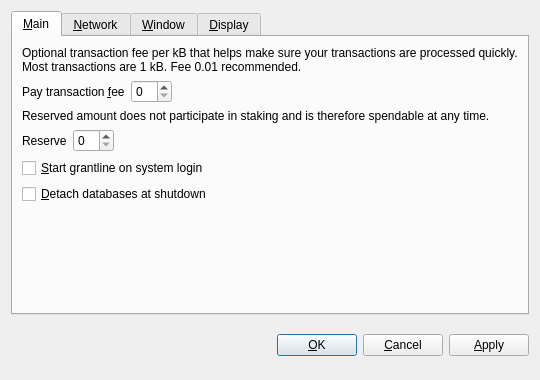
<?xml version="1.0" encoding="UTF-8"?>
<ui version="4.0">
 <class>OptionsDialog</class>
 <widget class="QDialog" name="OptionsDialog">
  <property name="geometry">
   <rect>
    <x>0</x>
    <y>0</y>
    <width>540</width>
    <height>380</height>
   </rect>
  </property>
  <property name="windowTitle">
   <string>Options</string>
  </property>
  <property name="modal">
   <bool>true</bool>
  </property>
  <layout class="QVBoxLayout" name="verticalLayout">
   <item>
    <widget class="QTabWidget" name="tabWidget">
     <property name="tabPosition">
      <enum>QTabWidget::North</enum>
     </property>
     <property name="currentIndex">
      <number>0</number>
     </property>
     <widget class="QWidget" name="tabMain">
      <attribute name="title">
       <string>&amp;Main</string>
      </attribute>
      <layout class="QVBoxLayout" name="verticalLayout_Main">
       <item>
        <widget class="QLabel" name="transactionFeeInfoLabel">
         <property name="text">
          <string>Optional transaction fee per kB that helps make sure your transactions are processed quickly. Most transactions are 1 kB. Fee 0.01 recommended.</string>
         </property>
         <property name="textFormat">
          <enum>Qt::PlainText</enum>
         </property>
         <property name="wordWrap">
          <bool>true</bool>
         </property>
        </widget>
       </item>
       <item>
        <layout class="QHBoxLayout" name="horizontalLayoutFee">
         <item>
          <widget class="QLabel" name="transactionFeeLabel">
           <property name="text">
            <string>Pay transaction &amp;fee</string>
           </property>
           <property name="textFormat">
            <enum>Qt::PlainText</enum>
           </property>
           <property name="buddy">
            <cstring>transactionFee</cstring>
           </property>
          </widget>
         </item>
         <item>
          <widget class="BitcoinAmountField" name="transactionFee"/>
         </item>
         <item>
          <spacer name="horizontalSpacerFee">
           <property name="orientation">
            <enum>Qt::Horizontal</enum>
           </property>
           <property name="sizeHint" stdset="0">
            <size>
             <width>40</width>
             <height>20</height>
            </size>
           </property>
          </spacer>
         </item>
        </layout>
       </item>
       <item>
        <widget class="QLabel" name="reserveBalanceInfoLabel">
         <property name="text">
          <string>Reserved amount does not participate in staking and is therefore spendable at any time.</string>
         </property>
         <property name="textFormat">
          <enum>Qt::PlainText</enum>
         </property>
         <property name="wordWrap">
          <bool>true</bool>
         </property>
        </widget>
       </item>
       <item>
        <layout class="QHBoxLayout" name="horizontalLayoutReserveBalance">
         <item>
          <widget class="QLabel" name="reserveBalanceLabel">
           <property name="text">
            <string>Reserve</string>
           </property>
           <property name="textFormat">
            <enum>Qt::PlainText</enum>
           </property>
           <property name="buddy">
            <cstring>reserveBalance</cstring>
           </property>
          </widget>
         </item>
         <item>
          <widget class="BitcoinAmountField" name="reserveBalance"/>
         </item>
         <item>
          <spacer name="horizontalSpacerReserveBalance">
           <property name="orientation">
            <enum>Qt::Horizontal</enum>
           </property>
           <property name="sizeHint" stdset="0">
            <size>
             <width>40</width>
             <height>20</height>
            </size>
           </property>
          </spacer>
         </item>
        </layout>
       </item>
       <item>
        <widget class="QCheckBox" name="bitcoinAtStartup">
         <property name="toolTip">
          <string>Automatically start grantline after logging in to the system.</string>
         </property>
         <property name="text">
          <string>&amp;Start grantline on system login</string>
         </property>
        </widget>
       </item>
       <item>
        <widget class="QCheckBox" name="detachDatabases">
         <property name="toolTip">
          <string>Detach block and address databases at shutdown. This means they can be moved to another data directory, but it slows down shutdown. The wallet is always detached.</string>
         </property>
         <property name="text">
          <string>&amp;Detach databases at shutdown</string>
         </property>
        </widget>
       </item>
       <item>
        <spacer name="verticalSpacer_Main">
         <property name="orientation">
          <enum>Qt::Vertical</enum>
         </property>
         <property name="sizeHint" stdset="0">
          <size>
           <width>20</width>
           <height>40</height>
          </size>
         </property>
        </spacer>
       </item>
      </layout>
     </widget>
     <widget class="QWidget" name="tabNetwork">
      <attribute name="title">
       <string>&amp;Network</string>
      </attribute>
      <layout class="QVBoxLayout" name="verticalLayout_Network">
       <item>
        <widget class="QCheckBox" name="mapPortUpnp">
         <property name="toolTip">
          <string>Automatically open the grantline client port on the router. This only works when your router supports UPnP and it is enabled.</string>
         </property>
         <property name="text">
          <string>Map port using &amp;UPnP</string>
         </property>
        </widget>
       </item>
       <item>
        <widget class="QCheckBox" name="connectSocks">
         <property name="toolTip">
          <string>Connect to the grantline network through a SOCKS proxy (e.g. when connecting through Tor).</string>
         </property>
         <property name="text">
          <string>&amp;Connect through SOCKS proxy:</string>
         </property>
        </widget>
       </item>
       <item>
        <layout class="QHBoxLayout" name="horizontalLayout_Network">
         <item>
          <widget class="QLabel" name="proxyIpLabel">
           <property name="text">
            <string>Proxy &amp;IP:</string>
           </property>
           <property name="textFormat">
            <enum>Qt::PlainText</enum>
           </property>
           <property name="buddy">
            <cstring>proxyIp</cstring>
           </property>
          </widget>
         </item>
         <item>
          <widget class="QValidatedLineEdit" name="proxyIp">
           <property name="maximumSize">
            <size>
             <width>140</width>
             <height>16777215</height>
            </size>
           </property>
           <property name="toolTip">
            <string>IP address of the proxy (e.g. 127.0.0.1)</string>
           </property>
          </widget>
         </item>
         <item>
          <widget class="QLabel" name="proxyPortLabel">
           <property name="text">
            <string>&amp;Port:</string>
           </property>
           <property name="textFormat">
            <enum>Qt::PlainText</enum>
           </property>
           <property name="buddy">
            <cstring>proxyPort</cstring>
           </property>
          </widget>
         </item>
         <item>
          <widget class="QLineEdit" name="proxyPort">
           <property name="maximumSize">
            <size>
             <width>55</width>
             <height>16777215</height>
            </size>
           </property>
           <property name="toolTip">
            <string>Port of the proxy (e.g. 9050)</string>
           </property>
          </widget>
         </item>
         <item>
          <widget class="QLabel" name="socksVersionLabel">
           <property name="text">
            <string>SOCKS &amp;Version:</string>
           </property>
           <property name="textFormat">
            <enum>Qt::PlainText</enum>
           </property>
           <property name="buddy">
            <cstring>socksVersion</cstring>
           </property>
          </widget>
         </item>
         <item>
          <widget class="QValueComboBox" name="socksVersion">
           <property name="toolTip">
            <string>SOCKS version of the proxy (e.g. 5)</string>
           </property>
          </widget>
         </item>
         <item>
          <spacer name="horizontalSpacer_Network">
           <property name="orientation">
            <enum>Qt::Horizontal</enum>
           </property>
           <property name="sizeHint" stdset="0">
            <size>
             <width>40</width>
             <height>20</height>
            </size>
           </property>
          </spacer>
         </item>
        </layout>
       </item>
       <item>
        <spacer name="verticalSpacer_Network">
         <property name="orientation">
          <enum>Qt::Vertical</enum>
         </property>
         <property name="sizeHint" stdset="0">
          <size>
           <width>20</width>
           <height>40</height>
          </size>
         </property>
        </spacer>
       </item>
      </layout>
     </widget>
     <widget class="QWidget" name="tabWindow">
      <attribute name="title">
       <string>&amp;Window</string>
      </attribute>
      <layout class="QVBoxLayout" name="verticalLayout_Window">
       <item>
        <widget class="QCheckBox" name="minimizeToTray">
         <property name="toolTip">
          <string>Show only a tray icon after minimizing the window.</string>
         </property>
         <property name="text">
          <string>&amp;Minimize to the tray instead of the taskbar</string>
         </property>
        </widget>
       </item>
       <item>
        <widget class="QCheckBox" name="minimizeOnClose">
         <property name="toolTip">
          <string>Minimize instead of exit the application when the window is closed. When this option is enabled, the application will be closed only after selecting Quit in the menu.</string>
         </property>
         <property name="text">
          <string>M&amp;inimize on close</string>
         </property>
        </widget>
       </item>
       <item>
        <spacer name="verticalSpacer_Window">
         <property name="orientation">
          <enum>Qt::Vertical</enum>
         </property>
         <property name="sizeHint" stdset="0">
          <size>
           <width>20</width>
           <height>40</height>
          </size>
         </property>
        </spacer>
       </item>
      </layout>
     </widget>
     <widget class="QWidget" name="tabDisplay">
      <attribute name="title">
       <string>&amp;Display</string>
      </attribute>
      <layout class="QVBoxLayout" name="verticalLayout_Display">
       <item>
        <layout class="QHBoxLayout" name="horizontalLayout_1_Display">
         <item>
          <widget class="QLabel" name="langLabel">
           <property name="text">
            <string>User Interface &amp;language:</string>
           </property>
           <property name="textFormat">
            <enum>Qt::PlainText</enum>
           </property>
           <property name="buddy">
            <cstring>lang</cstring>
           </property>
          </widget>
         </item>
         <item>
          <widget class="QValueComboBox" name="lang">
           <property name="toolTip">
            <string>The user interface language can be set here. This setting will take effect after restarting grantline.</string>
           </property>
          </widget>
         </item>
        </layout>
       </item>
       <item>
        <layout class="QHBoxLayout" name="horizontalLayout_2_Display">
         <item>
          <widget class="QLabel" name="unitLabel">
           <property name="text">
            <string>&amp;Unit to show amounts in:</string>
           </property>
           <property name="textFormat">
            <enum>Qt::PlainText</enum>
           </property>
           <property name="buddy">
            <cstring>unit</cstring>
           </property>
          </widget>
         </item>
         <item>
          <widget class="QValueComboBox" name="unit">
           <property name="toolTip">
            <string>Choose the default subdivision unit to show in the interface and when sending coins.</string>
           </property>
          </widget>
         </item>
        </layout>
       </item>
       <item>
        <widget class="QCheckBox" name="displayAddresses">
         <property name="toolTip">
          <string>Whether to show grantline addresses in the transaction list or not.</string>
         </property>
         <property name="text">
          <string>&amp;Display addresses in transaction list</string>
         </property>
        </widget>
       </item>
       <item>
        <widget class="QCheckBox" name="coinControlFeatures">
         <property name="toolTip">
          <string>Whether to show coin control features or not.</string>
         </property>
         <property name="text">
          <string>Display coin &amp;control features (experts only!)</string>
         </property>
        </widget>
       </item>
       <item>
        <spacer name="verticalSpacer_Display">
         <property name="orientation">
          <enum>Qt::Vertical</enum>
         </property>
         <property name="sizeHint" stdset="0">
          <size>
           <width>20</width>
           <height>40</height>
          </size>
         </property>
        </spacer>
       </item>
      </layout>
     </widget>
    </widget>
   </item>
   <item>
    <layout class="QHBoxLayout" name="horizontalLayout_Buttons">
     <item>
      <spacer name="horizontalSpacer_1">
       <property name="orientation">
        <enum>Qt::Horizontal</enum>
       </property>
       <property name="sizeHint" stdset="0">
        <size>
         <width>40</width>
         <height>48</height>
        </size>
       </property>
      </spacer>
     </item>
     <item>
      <widget class="QLabel" name="statusLabel">
       <property name="font">
        <font>
         <weight>75</weight>
         <bold>true</bold>
        </font>
       </property>
       <property name="text">
        <string/>
       </property>
       <property name="textFormat">
        <enum>Qt::PlainText</enum>
       </property>
       <property name="wordWrap">
        <bool>true</bool>
       </property>
      </widget>
     </item>
     <item>
      <spacer name="horizontalSpacer_2">
       <property name="orientation">
        <enum>Qt::Horizontal</enum>
       </property>
       <property name="sizeHint" stdset="0">
        <size>
         <width>40</width>
         <height>48</height>
        </size>
       </property>
      </spacer>
     </item>
     <item>
      <widget class="QPushButton" name="okButton">
       <property name="text">
        <string>&amp;OK</string>
       </property>
      </widget>
     </item>
     <item>
      <widget class="QPushButton" name="cancelButton">
       <property name="text">
        <string>&amp;Cancel</string>
       </property>
       <property name="autoDefault">
        <bool>false</bool>
       </property>
      </widget>
     </item>
     <item>
      <widget class="QPushButton" name="applyButton">
       <property name="text">
        <string>&amp;Apply</string>
       </property>
       <property name="autoDefault">
        <bool>false</bool>
       </property>
      </widget>
     </item>
    </layout>
   </item>
  </layout>
 </widget>
 <customwidgets>
  <customwidget>
   <class>BitcoinAmountField</class>
   <extends>QSpinBox</extends>
   <header>bitcoinamountfield.h</header>
  </customwidget>
  <customwidget>
   <class>QValueComboBox</class>
   <extends>QComboBox</extends>
   <header>qvaluecombobox.h</header>
  </customwidget>
  <customwidget>
   <class>QValidatedLineEdit</class>
   <extends>QLineEdit</extends>
   <header>qvalidatedlineedit.h</header>
  </customwidget>
 </customwidgets>
 <resources/>
 <connections/>
</ui>
